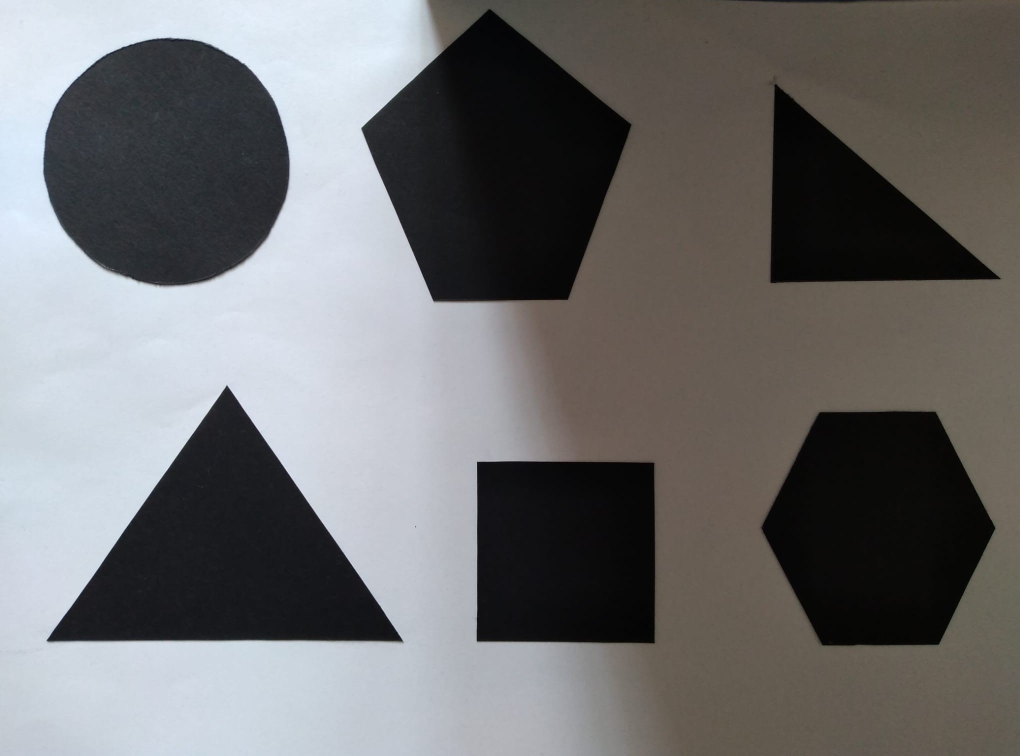
#> input picture golgeli.jpeg, 2040 x 1511 px, found by its file name (shown at 1/2 size)
$ jupyter execute remove_shape.ipynb
#> lines starting #> are read from the running program, lines starting #| are printed output that depends on the picture; after the words box and inside, x2 and y2 are one past the last pixel; in counts of white or black regions, pixels touching at a corner belong together
[cell 1]
from google.colab.patches import cv2_imshow

[cell 2]
import cv2
import numpy as np
img = cv2.imread("/content/golgeli.jpeg",0)
#> img: shape (1511, 2040); min 0, max 249, mean 110.7
img_resized = cv2.resize( img, (1000, 600) )
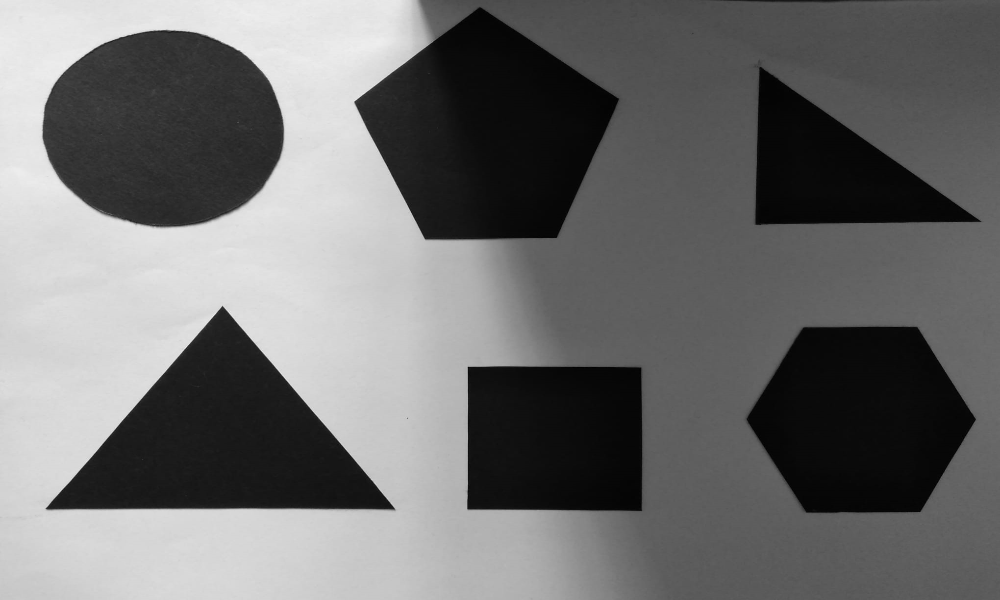
#> img_resized: shape (600, 1000); min 0, max 239, mean 110.7

image = cv2.medianBlur(img_resized, ksize=5)

th2= cv2.adaptiveThreshold(image,255,cv2.ADAPTIVE_THRESH_MEAN_C,cv2.THRESH_BINARY,17,21)
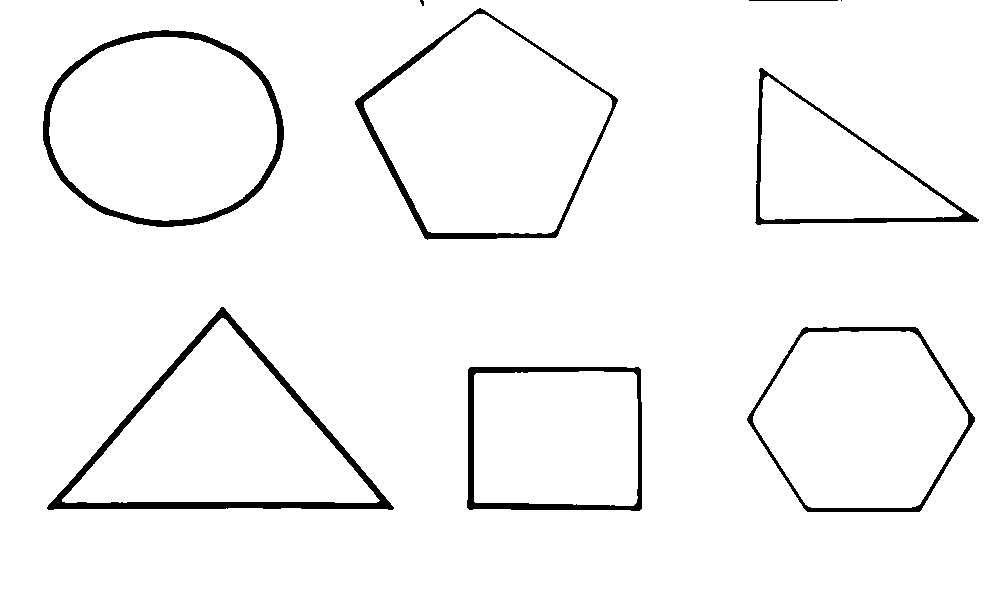
#> th2: shape (600, 1000); 96.5% white; 9 black regions (2 under 20 px), largest, box (x1, y1, x2, y2) and area: (47, 307, 394, 510) 5471, (43, 30, 284, 227) 4162, (355, 8, 618, 240) 3412

Canny = cv2.Canny(th2,100,200)
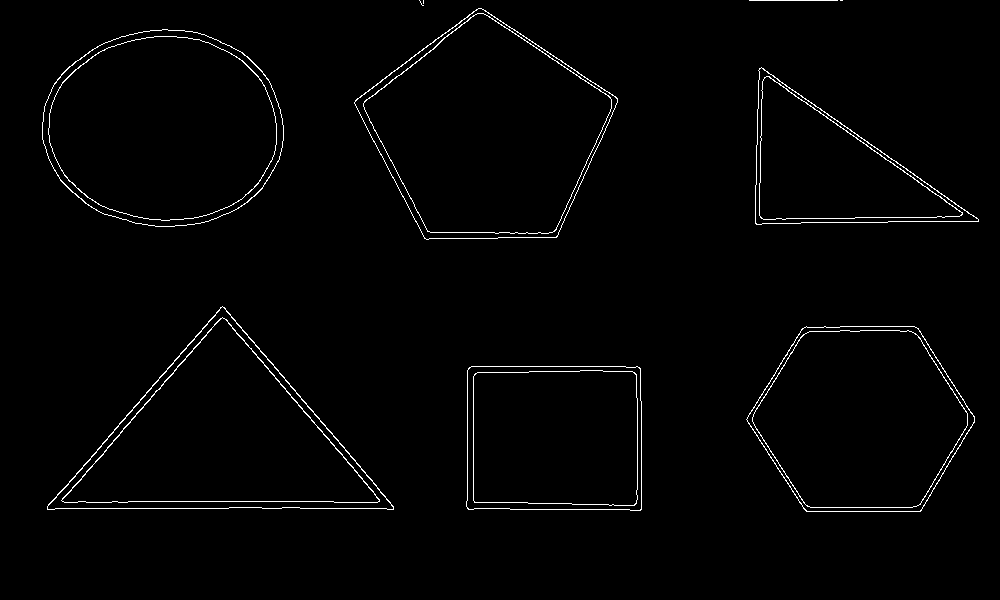
#> Canny: shape (600, 1000); 1.5% white in thin lines or dots, all inside (x1, y1, x2, y2) = (42, 0, 979, 512)


contours,_ = cv2.findContours(Canny, cv2.RETR_EXTERNAL, cv2.CHAIN_APPROX_NONE)
#> contours = 10 contours, 4 with area under 20; largest, box (x1, y1, x2, y2) and area: (354, 8, 618, 240) 39728, (42, 29, 284, 227) 37295, (47, 306, 394, 510) 35412, (746, 326, 975, 512) 31680, (466, 366, 642, 511) 24808, (755, 67, 979, 225) 17746


for cnt in contours :
    (x,y,w,h) = cv2.boundingRect(cnt)
    area = cv2.contourArea(cnt)
    aspectRatio = float(w) / float(h)
    extent = area / float(w*h)
    perimeter = cv2.arcLength(cnt, True)

    print("perimeter"+ str(perimeter))
    print("area"+ str(area))
    print("h"+ str(h))
    print("w"+ str(w))

    cv2.drawContours(th2,[cnt],-1,(255,0,0),3)
    shape=""
    if extent < 0.80 :
        if 1.19 < aspectRatio <1.23 :
            shape = "Circle"
        elif area - (area * 5/ 100) <= (w * h / 2) <= area + (area * 5/ 100):
            shape = "Triangle"
        elif area - (area * 20 / 100) <=  5.1961 * ((perimeter / 6)**2) / 2 <= area + (area * 30 / 100):
            shape = "Hexagon"
        elif area - (area * 25 / 100) <= ( (perimeter / 5) * (h/2) / (2 * 5 ))  <= area + (area * 35 / 100):
            shape = "Pentagon"


    elif aspectRatio <= 1.70:
         shape = "Rectangle"


    cv2.putText(th2, shape, (x, y-4), cv2.FONT_HERSHEY_SIMPLEX, 0.5,(0, 100, 170), 2)
    print("Contour #{}, extent={:.2f}".format(cnt + 1, extent))
    cv2.drawContours(th2, cnt, -1, (0, 0, 255), 2)
#> this loop made 10 passes
#> (x, y, w, h, area, aspectRatio, extent, perimeter) on passes 1 to 6: (466, 366, 176, 145, 24808.5, 1.21, 0.972, 633.2), (746, 326, 229, 186, 31680, 1.23, 0.744, 692.9), (47, 306, 347, 204, 35412, 1.7, 0.5, 899), (755, 67, 224, 158, 17746.5, 1.42, 0.501, 666.5), (42, 29, 242, 198, 37295, 1.22, 0.778, 729.6), (354, 8, 264, 232, 39727.5, 1.14, 0.649, 802.3)
#> (printed output is left out)
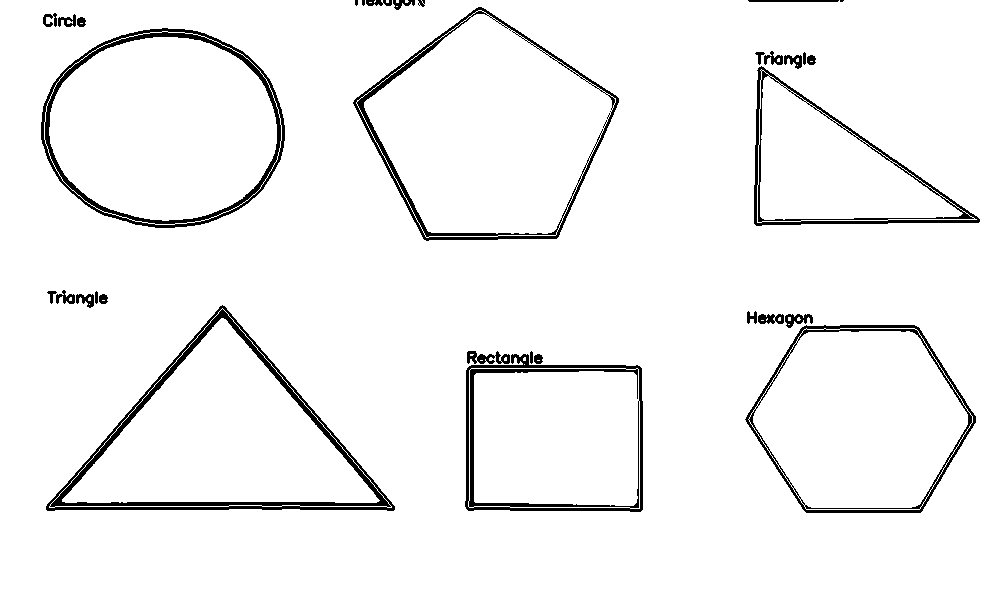
#> th2: shape (600, 1000); 95.7% white; 32 black regions (3 under 20 px), largest, box (x1, y1, x2, y2) and area: (46, 305, 395, 511) 5843, (41, 28, 285, 228) 4532, (353, 7, 619, 241) 3747

[cell 3]
cv2_imshow(th2)

[cell 4]
cv2.imwrite("save_img.png", img)
#> Out = True
